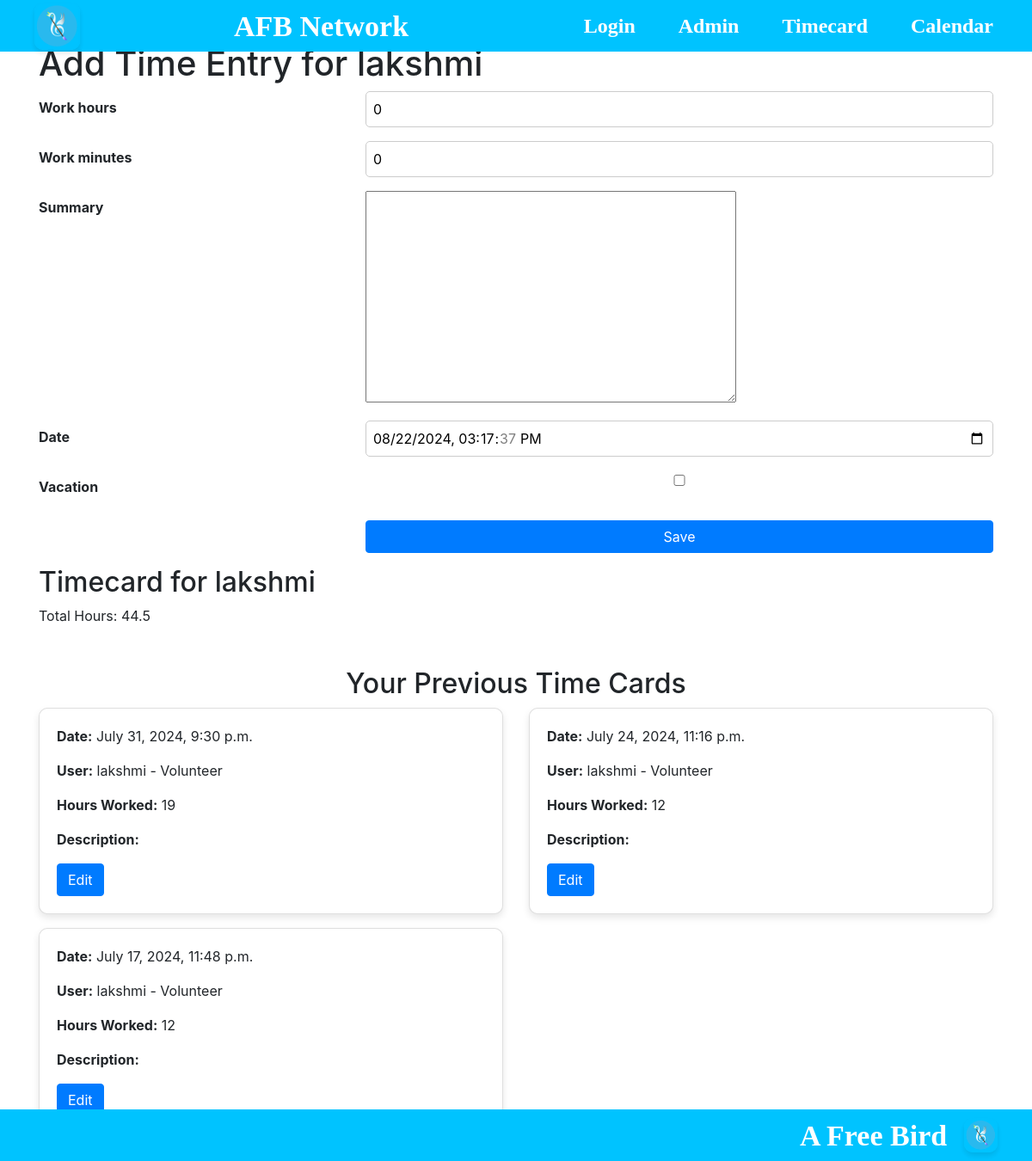
The page /timecard/1/ (signed in) on the database its author committed.
### afb_network/models.py (models this page shows, shortened)
class TimeEntry(models.Model):
    user = models.ForeignKey(User, on_delete=models.CASCADE, default=None)
    work_hours = models.PositiveIntegerField(default=0)
    work_minutes = models.PositiveIntegerField(default=0)
    summary = models.TextField(max_length=255, blank=True, null=True)
    date = models.DateTimeField(default=now)
    vacation = models.BooleanField(default=False)  # Field to specify absence
    employee = models.ForeignKey(EmployeeProfile, on_delete=models.CASCADE, related_name='time_entries', blank=True, null=True)
    @property
    def hours_to_minutes(self):
        return self.work_hours * 60 + self.work_minutes

class EmployeeProfile(models.Model):
    user = models.OneToOneField(User, on_delete=models.CASCADE)
    position = models.CharField(max_length=100)
    bio = models.TextField()
    start_date = models.DateField(blank=True, null=True)
    end_date = models.DateField(blank=True, null=True)
    department = models.ForeignKey(Department, on_delete=models.CASCADE)  # Changed from CharField to ForeignKey
    image = models.ImageField(upload_to='profile_images/', blank=True, null=True)  # Add this line
    def __str__(self):
        return f"{self.user.username} - {self.position}"

### afb_network/views.py (the view)
# urls.py: path('timecard/<int:user_id>/', views.user_timecard, name='user_timecard'),
@login_required
def user_timecard(request, user_id):
    user = get_object_or_404(User, id=user_id)
    if request.method == 'POST':
        form = TimeEntryForm(request.POST)
        if form.is_valid():
            time_entry = form.save(commit=False)
            time_entry.user = user  # Assign the User instance
            time_entry.save()
            messages.success(request, 'Timecard submitted successfully.')
            return redirect('user_timecard', user_id=user_id)
    else:
        form = TimeEntryForm()
    employee = get_object_or_404(EmployeeProfile, user=user )
    time_entries = TimeEntry.objects.filter(employee=employee).order_by('-date')
    total_hours = sum(entry.hours_to_minutes for entry in time_entries) / 60
    users = User.objects.all()
    context = {
        'time_entries': time_entries,
        'total_hours': total_hours,
        'user_id': user_id,
        'form': form,
        'user': user
    }
    return render(request, 'timecard.html', context)

### afb_network/forms.py
class TimeEntryForm(forms.ModelForm):
    class Meta:
        model = TimeEntry
        fields = ['work_hours', 'work_minutes', 'summary', 'date', 'vacation']
        widgets = {
            'date': forms.DateTimeInput(attrs={'type': 'datetime-local'}),
        }

### afb_network/source/templates/timecard.html (shortened to what this page needs)
{% extends 'base.html' %}
{% block content %}
<!DOCTYPE html>
<html lang="en">
<head>
    <link rel="stylesheet" href="https://stackpath.bootstrapcdn.com/bootstrap/4.5.2/css/bootstrap.min.css">
</head>
<body>
    <div class="container">
        <h1>Add Time Entry for {{ user }}</h1>
        <form method="post" class="form-group">
            {% for field in form %}
            <div class="form-group row">
                <label class="col-sm-4 col-form-label" for="id_{{ field.name }}">{{ field.label }}</label>
                <div class="col-sm-8">
                    {{ field }}
                </div>
            </div>
            {% endfor %}
            <div class="form-group row">
                <div class="col-sm-8 offset-sm-4">
                    <button type="submit" class="btn btn-primary btn-block">Save</button>
                </div>
            </div>
        <h2>Timecard for {{ user }}</h2>
        <p>Total Hours: {{ total_hours }}</p>
        <div class="row mt-5">
            <div class="col-md-12">
                <h2 class="text-center">Your Previous Time Cards</h2>
                <div class="row">
                    {% for entry in time_entries %}
                    <div class="col-md-6">
                        <div class="card mb-3">
                            <div class="card-body">
                                <p><strong>Date:</strong> {{ entry.date }}</p>
                                <p><strong>User:</strong> {{ entry.employee}}</p>
                                <p><strong>Hours Worked:</strong> {{ entry.work_hours }}</p>
                                <p><strong>Description:</strong> {{ entry.description }}</p>
                                <a href="{% url 'edit_timecard' user.id %}" class="btn btn-primary">Edit</a>
                            </div>
                        </div>
                    </div>
                    {% empty %}
                    <div class="col-md-12">
                        <p class="text-center">No time cards found.</p>
                    </div>
                    {% endfor %}
                </div>
            </div>
        </div>
    </div>
</body>
</html>
{% endblock %}

### afb_network/source/static/css/profile.css (style rules this page uses)
body { font-family: Arial, sans-serif; margin: 0; padding: 0; }

### afb_network/source/templates/timecard.html (style rules this page uses)
.container { margin-top: 50px; }
.form-group { margin-bottom: 15px; }
.form-group label { display: block; margin-bottom: 5px; font-weight: bold; }
.form-group input, .form-group select { width: 100%; padding: 8px; box-sizing: border-box; border: 1px solid #ccc; border-radius: 5px; }
.card { box-shadow: 0 4px 8px rgba(0, 0, 0, 0.1); border-radius: 10px; }
.card-body { padding: 20px; }
.btn-primary { background-color: #007bff; border-color: #007bff; }

### rows shown on the page
TimeEntry: date "July 31, 2024, 9:30 p.m.", employee "lakshmi - Volunteer", work_hours "19"
TimeEntry: date "July 24, 2024, 11:16 p.m.", employee "lakshmi - Volunteer", work_hours "12"
TimeEntry: date "July 17, 2024, 11:48 p.m.", employee "lakshmi - Volunteer", work_hours "12"

### other values the page prints
{{ user }} "lakshmi"
{{ field.label }} "Work hours" "Work minutes" "Summary" "Date" "Vacation"
{{ total_hours }} "44.5"
